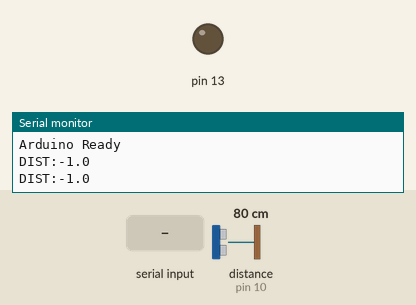
Simulated run of this sketch. Board: Arduino Mega 2560, built with avr-gcc and run on an emulated ATmega2560. Parts: output pins drawn as LEDs (lit = HIGH), the last lines printed to the serial monitor. Wiring (inferred from the names in the program): ultrasonic range finder: trigger pin 9; echo pin 10. The test bench sets the inputs (shaded band); at power-on: distance to the obstacle (sensor on pin 10) 80 cm. The echo pulse lasts 58.3 µs per cm; pins used as bus, display or sensor lines are not drawn.

Above: at 1.2 s.
1.3 s: "ON\n" received over Serial
At 1.7 s:
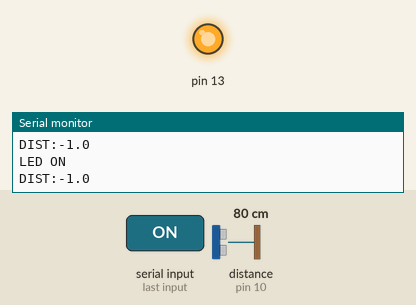
2.8 s: "OFF\n" received over Serial
At 4.1 s:
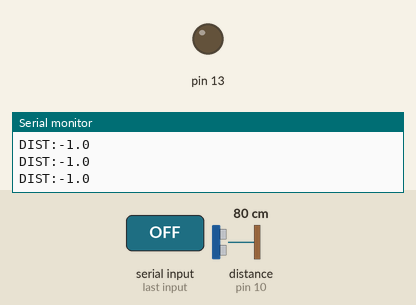
Timing chart, 0 to 5.8 s (numbered marks = the images above; inputs shaded):
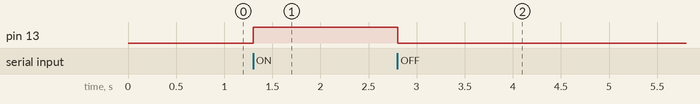

The sketch:

main.ino
```cpp
// Arduino Mega — LED Control + HC-SR04 Distance Measurement
// LED     : Pin 13
// HC-SR04 : TRIG = Pin 9, ECHO = Pin 10

#define TRIG_PIN 9
#define ECHO_PIN 10

unsigned long lastDistTime = 0;
const unsigned long DIST_INTERVAL = 500; // send reading every 500 ms

void setup() {
  Serial.begin(9600);
  pinMode(13, OUTPUT);
  pinMode(TRIG_PIN, OUTPUT);
  pinMode(ECHO_PIN, INPUT);
  Serial.println("Arduino Ready");
}

float measureDistance() {
  digitalWrite(TRIG_PIN, LOW);
  delayMicroseconds(2);
  digitalWrite(TRIG_PIN, HIGH);
  delayMicroseconds(10);
  digitalWrite(TRIG_PIN, LOW);
  long duration = pulseIn(ECHO_PIN, HIGH, 30000UL); // 30 ms timeout (~5 m)
  if (duration == 0) return -1.0;                   // out of range / no echo
  return (duration * 0.034) / 2.0;
}

void loop() {

  // ── Handle incoming serial commands ──────────────────────────────────────
  if (Serial.available()) {
    String command = Serial.readStringUntil('\n');
    command.trim();

    if (command == "ON") {
      digitalWrite(13, HIGH);
      Serial.println("LED ON");
    } else if (command == "OFF") {
      digitalWrite(13, LOW);
      Serial.println("LED OFF");
    } else if (command == "STATE?") {
      // report current LED pin state
      Serial.println(digitalRead(13) ? "ON" : "OFF");
    }
  }

  // ── Send distance reading every DIST_INTERVAL ms ─────────────────────────
  unsigned long now = millis();
  if (now - lastDistTime >= DIST_INTERVAL) {
    lastDistTime = now;
    float dist = measureDistance();
    Serial.print("DIST:");
    if (dist >= 3.0 && dist <= 30.0) {
      Serial.println(dist, 1);     // e.g. "DIST:23.4"
    } else {
      Serial.println(-1.0f, 1);    // out of range → "DIST:-1.0"
    }
  }
}
```

Measured:
- after the input at 1.3 s, pin 13: LOW → HIGH at once
- after the input at 2.8 s, pin 13: HIGH → LOW at once
